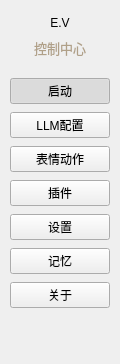
     <widget class="QFrame" name="sidebar">
     <property name="minimumSize">
      <size>
       <width>120</width>
       <height>0</height>
      </size>
     </property>
     <property name="maximumSize">
      <size>
       <width>120</width>
       <height>16777215</height>
      </size>
     </property>
      <property name="frameShape">
       <enum>QFrame::NoFrame</enum>
      </property>
      <layout class="QVBoxLayout" name="verticalLayout_sidebar">
       <property name="spacing">
        <number>8</number>
       </property>
       <property name="leftMargin">
        <number>10</number>
       </property>
       <property name="topMargin">
        <number>16</number>
       </property>
       <property name="rightMargin">
        <number>10</number>
       </property>
       <property name="bottomMargin">
        <number>16</number>
       </property>
       <item>
        <widget class="QLabel" name="label_title">
         <property name="text">
          <string>E.V</string>
         </property>
         <property name="alignment">
          <set>Qt::AlignCenter</set>
         </property>
        </widget>
       </item>
       <item>
        <widget class="QLabel" name="label_subtitle">
         <property name="text">
          <string>控制中心</string>
         </property>
         <property name="alignment">
          <set>Qt::AlignCenter</set>
         </property>
         <property name="styleSheet">
          <string notr="true">color: rgb(176, 160, 136); font-size: 13px; font-weight: normal;</string>
         </property>
        </widget>
       </item>
       <item>
        <spacer name="verticalSpacer_top">
         <property name="orientation">
          <enum>Qt::Vertical</enum>
         </property>
         <property name="sizeType">
          <enum>QSizePolicy::Fixed</enum>
         </property>
         <property name="sizeHint">
          <size>
           <width>20</width>
           <height>12</height>
          </size>
         </property>
        </spacer>
       </item>
       <item>
        <widget class="QPushButton" name="nav_launch">
         <property name="text">
          <string>启动</string>
         </property>
         <property name="checkable">
          <bool>true</bool>
         </property>
         <property name="checked">
          <bool>true</bool>
         </property>
        </widget>
       </item>
       <item>
        <widget class="QPushButton" name="nav_llm">
         <property name="text">
          <string>LLM配置</string>
         </property>
         <property name="checkable">
          <bool>true</bool>
         </property>
        </widget>
       </item>
       
       <item>
        <widget class="QPushButton" name="nav_face">
         <property name="text">
          <string>表情动作</string>
         </property>
         <property name="checkable">
          <bool>true</bool>
         </property>
        </widget>
       </item>
       <item>
        <widget class="QPushButton" name="nav_tools">
         <property name="text">
          <string>插件</string>
         </property>
         <property name="checkable">
          <bool>true</bool>
         </property>
        </widget>
       </item>
       <item>
        <widget class="QPushButton" name="nav_settings">
         <property name="text">
          <string>设置</string>
         </property>
         <property name="checkable">
          <bool>true</bool>
         </property>
        </widget>
       </item>
       <item>
        <widget class="QPushButton" name="nav_memory">
         <property name="text">
          <string>记忆</string>
         </property>
         <property name="checkable">
          <bool>true</bool>
         </property>
        </widget>
       </item>
       <item>
        <widget class="QPushButton" name="nav_about">
         <property name="text">
          <string>关于</string>
         </property>
         <property name="checkable">
          <bool>true</bool>
         </property>
        </widget>
       </item>
       <item>
        <spacer name="verticalSpacer_bottom">
         <property name="orientation">
          <enum>Qt::Vertical</enum>
         </property>
         <property name="sizeHint">
          <size>
           <width>20</width>
           <height>40</height>
          </size>
         </property>
        </spacer>
       </item>
      </layout>
     </widget>
